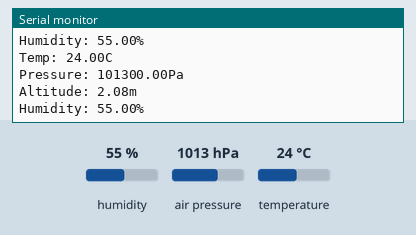
A sketch run on a simulated Arduino Uno, built with avr-gcc and run on an emulated ATmega328P. On the bench: the last lines printed to the serial monitor. The inputs (shaded band) are chosen by the test bench; at power-on: humidity 55 %, air pressure 1013 hPa, temperature 24 °C.

Above: at 1.2 s.
1.3 s: humidity set to 22 %
At 2.6 s:
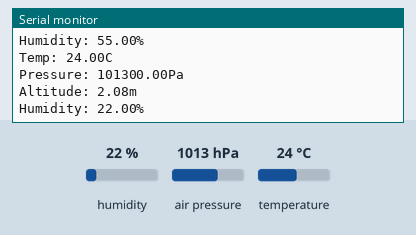
2.8 s: air pressure set to 952 hPa
At 3.9 s:
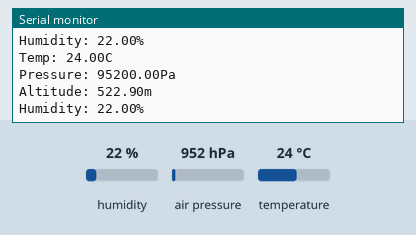

The sketch:

BME280.ino
```cpp
#include <Seeed_BME280.h>
//Link to Library: https://github.com/Seeed-Studio/Grove_BME280
#include "Seeed_BME280.h"
#include <Wire.h>

BME280 bme280;

void setup()
{
  Serial.begin(9600);
  if(!bme280.init()){
    Serial.println("Device error!");
  }
}

void loop()
{
  float pressure;

  //get and print temperatures
  Serial.print("Temp: ");
  Serial.print(bme280.getTemperature());
  Serial.println("C");//The unit for  Celsius because original arduino don't support special symbols

  //get and print atmospheric pressure data
  Serial.print("Pressure: ");
  Serial.print(pressure = bme280.getPressure());
  Serial.println("Pa");

  //get and print altitude data
  Serial.print("Altitude: ");
  Serial.print(bme280.calcAltitude(pressure));
  Serial.println("m");

  //get and print humidity data
  Serial.print("Humidity: ");
  Serial.print(bme280.getHumidity());
  Serial.println("%");

  delay(1000);
}
```

Measured:
- after the input at 1.3 s, the serial monitor: prints a new line after 0.77 s (image 1)
- after the input at 2.8 s, the serial monitor: prints a new line after 0.24 s (image 2)
